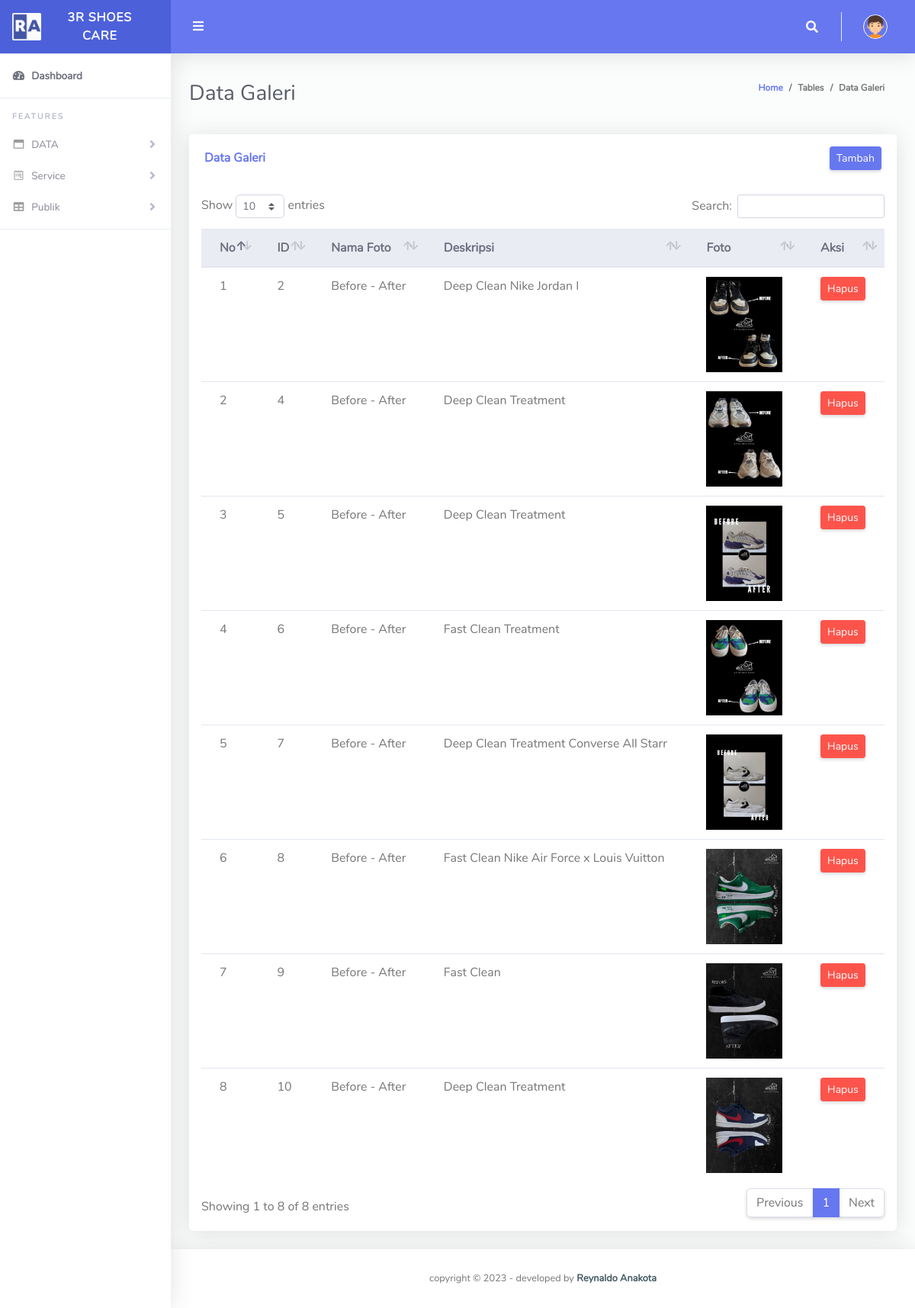
/admin/galery.php, run on the app's committed database.
### tables this page shows
CREATE TABLE `gallery` (
  `id` int(11) NOT NULL,
  `title` varchar(255) NOT NULL,
  `description` text NOT NULL,
  `image_path` varchar(255) NOT NULL
);

### admin/galery.php (the view, shortened to what this page needs)
<?php
include 'include/navbar.php';
include '../include/config.php';
$queryGallery = "SELECT * FROM gallery";
$resultGallery = mysqli_query($conn, $queryGallery);
?>
<div class="container-fluid" id="container-wrapper">
    <div class="d-sm-flex align-items-center justify-content-between mb-4">
        <h1 class="h3 mb-0 text-gray-800">Data Galeri</h1>
        <ol class="breadcrumb">
            <li class="breadcrumb-item"><a href="index.php">Home</a></li>
            <li class="breadcrumb-item">Tables</li>
            <li class="breadcrumb-item active" aria-current="page">Data Galeri</li>
        </ol>
    </div>
    <div class="row">
        <div class="col-lg-12">
            <div class="card mb-4">
                <div class="card-header py-3 d-flex flex-row align-items-center justify-content-between">
                    <h6 class="m-0 font-weight-bold text-primary">Data Galeri</h6>
                    <a href="#" class="btn btn-primary btn-sm" data-toggle="modal"
                        data-target="#tambahFoto">Tambah</a>
                </div>
                <div class="table-responsive p-3">
                    <table class="table align-items-center table-flush" id="dataTable">
                        <thead class="thead-light">
                            <tr>
                                <th>No</th>
                                <th>ID</th>
                                <th>Nama Foto</th>
                                <th>Deskripsi</th>
                                <th>Foto</th>
                                <th>Aksi</th>
                            </tr>
                        </thead>
                        <tbody>
                            <?php
                            if (mysqli_num_rows($resultGallery) > 0) {
                                $no = 1;
                                while ($rowGallery = mysqli_fetch_assoc($resultGallery)) {
                                    ?>
                                    <tr>
                                        <td>
                                            <?php echo $no++; ?>
                                        </td>
                                        <td>
                                            <?php echo $rowGallery['id']; ?>
                                        </td>
                                        <td>
                                            <?php echo $rowGallery['title']; ?>
                                        </td>
                                        <td>
                                            <?php echo $rowGallery['description']; ?>
                                        </td>
                                        <td>
                                            <?php if (!empty($rowGallery['image_path'])): ?>
                                                <img src="asset/img/gallery/<?php echo $rowGallery['image_path']; ?>" alt="Photo"
                                                    style="max-width: 100px;">
                                            <?php else: ?>
                                                No Photo
                                            <?php endif; ?>
                                        </td>
                                        <td>
                                            <a href="hapus_foto.php?id=<?php echo $rowGallery['id']; ?>"
                                                class="btn btn-sm btn-danger"
                                                onclick="return confirm('Apakah Anda ingin menghapus ini?')">Hapus</a>
                                        </td>
                                    </tr>
                                    <?php
                                }
                            } else {
                                ?>
                            <tr>
                                <td colspan="6">Tidak ada data galeri.</td>
                            </tr>
                            <?php
                            }
                            ?>
                        </tbody>
                    </table>
                </div>
            </div>
        </div>
    </div>
    <?php include 'include/footer.php'; ?>

### admin/include/navbar.php (shortened to what this page needs)
<!DOCTYPE html>
<html lang="en">
<head>
  <link href="asset/vendor/fontawesome-free/css/all.min.css" rel="stylesheet" type="text/css">
  <link href="asset/vendor/bootstrap/css/bootstrap.min.css" rel="stylesheet" type="text/css">
  <link href="asset/css/ruang-admin.min.css" rel="stylesheet">
  <link href="asset/vendor/datatables/dataTables.bootstrap4.min.css" rel="stylesheet">
</head>
<body id="page-top">
  <div id="wrapper">
    <ul class="navbar-nav sidebar sidebar-light accordion" id="accordionSidebar">
      <a class="sidebar-brand d-flex align-items-center justify-content-center" href="index.php">
        <div class="sidebar-brand-icon">
          <img src="asset/img/logo/logo2.png">
        </div>
        <div class="sidebar-brand-text mx-3">3R SHOES CARE</div>
      </a>
      <hr class="sidebar-divider my-0">
      <li class="nav-item active">
        <a class="nav-link" href="index.php">
          <i class="fas fa-fw fa-tachometer-alt"></i>
          <span>Dashboard</span></a>
      </li>
      <hr class="sidebar-divider">
      <div class="sidebar-heading">
        Features
      </div>
      <li class="nav-item">
        <a class="nav-link collapsed" href="#" data-toggle="collapse" data-target="#collapseBootstrap"
          aria-expanded="true" aria-controls="collapseBootstrap">
          <i class="far fa-fw fa-window-maximize"></i>
          <span>DATA</span>
        </a>
      </li>
      <li class="nav-item">
        <a class="nav-link collapsed" href="#" data-toggle="collapse" data-target="#collapseForm" aria-expanded="true"
          aria-controls="collapseForm">
          <i class="fab fa-fw fa-wpforms"></i>
          <span>Service</span>
        </a>
      </li>
      <li class="nav-item">
        <a class="nav-link collapsed" href="#" data-toggle="collapse" data-target="#collapseTable" aria-expanded="true"
          aria-controls="collapseTable">
          <i class="fas fa-fw fa-table"></i>
          <span>Publik</span>
        </a>
      </li>
      <hr class="sidebar-divider">
    </ul>
    <div id="content-wrapper" class="d-flex flex-column">
      <div id="content">
        <nav class="navbar navbar-expand navbar-light bg-navbar topbar mb-4 static-top">
          <button id="sidebarToggleTop" class="btn btn-link rounded-circle mr-3">
            <i class="fa fa-bars"></i>
          </button>
          <ul class="navbar-nav ml-auto">
            <li class="nav-item dropdown no-arrow">
              <a class="nav-link dropdown-toggle" href="#" id="searchDropdown" role="button" data-toggle="dropdown"
                aria-haspopup="true" aria-expanded="false">
                <i class="fas fa-search fa-fw"></i>
              </a>
            </li>
            <li class="nav-item dropdown no-arrow">
              <a class="nav-link dropdown-toggle" href="#" id="userDropdown" role="button" data-toggle="dropdown"
                aria-haspopup="true" aria-expanded="false">
                <img class="img-profile rounded-circle" src="asset/img/boy.png" style="max-width: 60px">
              </a>
            </li>
          </ul>
        </nav>

### admin/include/footer.php (shortened to what this page needs)
        </div>
      </div>
      <footer class="sticky-footer bg-white">
        <div class="container my-auto">
          <div class="copyright text-center my-auto">
            <span>copyright &copy; <script> document.write(new Date().getFullYear()); </script> - developed by
              <b><a href="" target="_blank">Reynaldo Anakota</a></b>
            </span>
          </div>
        </div>
      </footer>
    </div>
  </div>
</body>
</html>

### data on the page
gallery: id "2", title "Before - After", description "Deep Clean Nike Jordan I", image_path (picture)
gallery: id "4", title "Before - After", description "Deep Clean Treatment", image_path (picture)
gallery: id "5", title "Before - After", description "Deep Clean Treatment", image_path (picture)
gallery: id "6", title "Before - After", description "Fast Clean Treatment", image_path (picture)
gallery: id "7", title "Before - After", description "Deep Clean Treatment Converse All Starr", image_path (picture)
gallery: id "8", title "Before - After", description "Fast Clean Nike Air Force x Louis Vuitton", image_path (picture)
gallery: id "9", title "Before - After", description "Fast Clean", image_path (picture)
gallery: id "10", title "Before - After", description "Deep Clean Treatment", image_path (picture)
